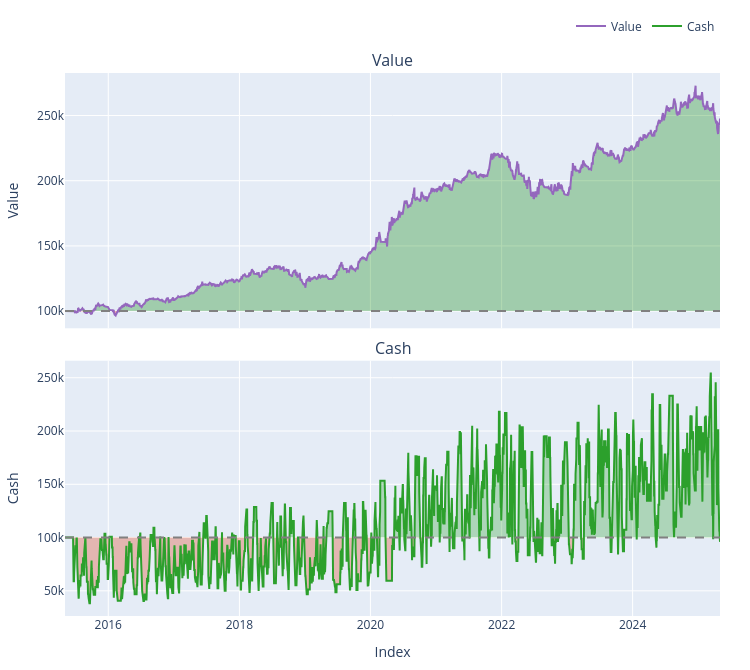

The notebook cell saved with this chart:
### Markdown cell above
### MACD for 10 companies in the S and P 500 (different sectors)

### Code cell
#For multiple companies


df1 = yf.download(tickers = ["AAPL", "GOOG", "AMZN", "MSFT", "TXN", "MU", "TXN", "RTX", "NVDA", "TSLA"], start= "2015-05-05", end= "2025-05-05", threads = True)


close_df = df1["Close"].dropna(axis=1, how="all")
high_df = df1["High"].dropna(axis=1, how="all")
low_df = df1["Low"].dropna(axis=1, how="all")


valid_cols = (
    close_df.columns.intersection(high_df.columns)
    .intersection(low_df.columns)
)
close_df, high_df, low_df = (
    close_df[valid_cols],
    high_df[valid_cols],
    low_df[valid_cols],
)

entries = macd >= signal
exits = macd <= signal

backtest1 = vbt.Portfolio.from_signals(
    close=close_df,
    entries=entries,
    exits=exits,
    init_cash=100_000.0,
    size=0.1,                         
    size_type='percent',
    cash_sharing=True,                 
    group_by=True,                     
    freq='1D',
    fees=0.001
)


print(backtest1.stats())
backtest1.plot(subplots = ["value","cash"]).show()

### Figure 1 — Plotly figure (JSON) as saved in the notebook; plotly's stock layout.template omitted (floating-point values rounded to 4 significant figures; data arrays with more than 128 entries replaced by an {"elided": "..."} marker saying what was removed)
{"data": [{"hoverinfo": "skip", "legendgroup": "0", "line": {"color": "rgba(0, 0, 0, 0)", "width": 0}, "opacity": 0, "showlegend": false, "type": "scatter", "uid": "34c9a54b-ad5e-4b98-9a5b-aa52473382c2", "x": {"elided": "2515 str values"}, "xaxis": "x", "y": {"elided": "2515 float values"}, "yaxis": "y"}, {"connectgaps": false, "fill": "tonexty", "fillcolor": "rgba(0, 128, 0, 0.3)", "hoverinfo": "skip", "legendgroup": "0", "line": {"color": "rgba(0, 0, 0, 0)", "width": 0}, "opacity": 0, "showlegend": false, "type": "scatter", "uid": "a1b31a1d-1b44-406c-bf11-2366d6568da4", "x": {"elided": "2515 str values"}, "xaxis": "x", "y": {"elided": "2515 float values"}, "yaxis": "y"}, {"hoverinfo": "skip", "legendgroup": "0", "line": {"color": "rgba(0, 0, 0, 0)", "width": 0}, "opacity": 0, "showlegend": false, "type": "scatter", "uid": "a0cc8eec-c0fb-486f-b8cf-62dc563cb6a9", "x": {"elided": "2515 str values"}, "xaxis": "x", "y": {"elided": "2515 float values"}, "yaxis": "y"}, {"connectgaps": false, "fill": "tonexty", "fillcolor": "rgba(255, 0, 0, 0.3)", "hoverinfo": "skip", "legendgroup": "0", "line": {"color": "rgba(0, 0, 0, 0)", "width": 0}, "opacity": 0, "showlegend": false, "type": "scatter", "uid": "37d9335d-0330-44a9-b9fb-2e3e42045bc9", "x": {"elided": "2515 str values"}, "xaxis": "x", "y": {"elided": "2515 float values"}, "yaxis": "y"}, {"legendgroup": "1", "line": {"color": "#9467bd"}, "name": "Value", "showlegend": true, "type": "scatter", "uid": "39733a4d-0e38-4d55-8727-a12c24ace063", "x": {"elided": "2515 str values"}, "xaxis": "x", "y": {"elided": "2515 float values"}, "yaxis": "y"}, {"hoverinfo": "skip", "legendgroup": "0", "line": {"color": "rgba(0, 0, 0, 0)", "width": 0}, "opacity": 0, "showlegend": false, "type": "scatter", "uid": "555609e7-4c9a-4c3e-80c8-75e48623ee56", "x": {"elided": "2515 str values"}, "xaxis": "x", "y": {"elided": "2515 float values"}, "yaxis": "y"}, {"hoverinfo": "skip", "legendgroup": "0", "line": {"color": "rgba(0, 0, 0, 0)", "width": 0}, "opacity": 0, "showlegend": false, "type": "scatter", "uid": "a5245f4b-da2f-42c0-8fcd-084d61935c34", "x": {"elided": "2515 str values"}, "xaxis": "x2", "y": {"elided": "2515 float values"}, "yaxis": "y2"}, {"connectgaps": false, "fill": "tonexty", "fillcolor": "rgba(44,160,44,0.3000)", "hoverinfo": "skip", "legendgroup": "0", "line": {"color": "rgba(0, 0, 0, 0)", "width": 0}, "opacity": 0, "showlegend": false, "type": "scatter", "uid": "b994b09d-4b95-42b3-a362-e5e78847ff78", "x": {"elided": "2515 str values"}, "xaxis": "x2", "y": {"elided": "2515 float values"}, "yaxis": "y2"}, {"hoverinfo": "skip", "legendgroup": "0", "line": {"color": "rgba(0, 0, 0, 0)", "width": 0}, "opacity": 0, "showlegend": false, "type": "scatter", "uid": "ba154ce7-7788-4e6f-aee5-1430a32d85ea", "x": {"elided": "2515 str values"}, "xaxis": "x2", "y": {"elided": "2515 float values"}, "yaxis": "y2"}, {"connectgaps": false, "fill": "tonexty", "fillcolor": "rgba(220,57,18,0.3000)", "hoverinfo": "skip", "legendgroup": "0", "line": {"color": "rgba(0, 0, 0, 0)", "width": 0}, "opacity": 0, "showlegend": false, "type": "scatter", "uid": "c8d5e5e6-5779-415e-bb59-942e879db6dc", "x": {"elided": "2515 str values"}, "xaxis": "x2", "y": {"elided": "2515 float values"}, "yaxis": "y2"}, {"legendgroup": "2", "line": {"color": "#2ca02c"}, "name": "Cash", "showlegend": true, "type": "scatter", "uid": "7cbd502d-cae9-4efd-b3d8-250bc4566938", "x": {"elided": "2515 str values"}, "xaxis": "x2", "y": {"elided": "2515 float values"}, "yaxis": "y2"}, {"hoverinfo": "skip", "legendgroup": "0", "line": {"color": "rgba(0, 0, 0, 0)", "width": 0}, "opacity": 0, "showlegend": false, "type": "scatter", "uid": "c884245b-6b6e-4e89-a024-84e48dcc99c0", "x": {"elided": "2515 str values"}, "xaxis": "x2", "y": {"elided": "2515 float values"}, "yaxis": "y2"}], "layout": {"annotations": [{"font": {"size": 16}, "showarrow": false, "text": "Value", "x": 0.5, "xanchor": "center", "xref": "paper", "y": 1, "yanchor": "bottom", "yref": "paper"}, {"font": {"size": 16}, "showarrow": false, "text": "Cash", "x": 0.5, "xanchor": "center", "xref": "paper", "y": 0.4701, "yanchor": "bottom", "yref": "paper"}], "height": 670, "legend": {"orientation": "h", "traceorder": "normal", "x": 1, "xanchor": "right", "y": 1.06, "yanchor": "bottom"}, "margin": {"b": 30, "l": 30, "r": 30, "t": 30}, "shapes": [{"line": {"color": "gray", "dash": "dash"}, "type": "line", "x0": 0, "x1": 1, "xref": "paper", "y0": 100000, "y1": 100000, "yref": "y"}, {"line": {"color": "gray", "dash": "dash"}, "type": "line", "x0": 0, "x1": 1, "xref": "paper", "y0": 100000, "y1": 100000, "yref": "y2"}], "showlegend": true, "width": 750, "xaxis": {"anchor": "y", "domain": [0, 1], "matches": "x2", "showticklabels": false}, "xaxis2": {"anchor": "y2", "domain": [0, 1], "title": {"text": "Index"}}, "yaxis": {"anchor": "x", "domain": [0.5299, 1], "title": {"text": "Value"}}, "yaxis2": {"anchor": "x2", "domain": [0, 0.4701], "title": {"text": "Cash"}}}}
